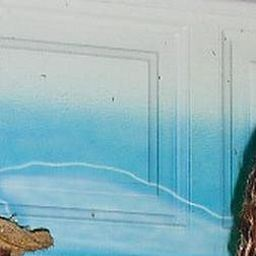
#> input picture training/test.jpg, 256 x 256 px
$ python validator.py   (Python 2 division)   (older library calls are emulated)
#> lines starting #> are read from the running program, lines starting #| are printed output that depends on the picture
from scipy import misc
from scipy.misc import toimage
import numpy as np
import collections
import csv

histogram = dict.fromkeys(range(8*8*256), 0)
histogram2 = {}

def blockshaped(arr):
    blocks = []
    x = np.array(arr)
    for i in range(0,256,32):
        for j in range(0,256,32):
            blocks.append(x[i:i+32, j:j+32])
    return blocks


arr = misc.imread('training/test.jpg', True)
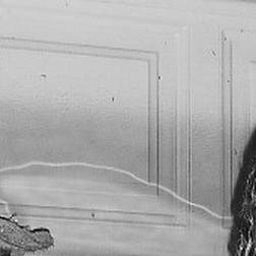
#> arr: shape (256, 256) float32; min 2.09, max 241.2, mean 171.9

for i in range(1,len(arr)-1):
    for j in range(1,len(arr[i])-1):
        a = []
        cell = arr[i][j]

        a.append(arr[i-1][j-1])
        a.append(arr[i-1][j])
        a.append(arr[i-1][j+1])
        a.append(arr[i][j-1])
        a.append(arr[i][j+1])
        a.append(arr[i+1][j-1])
        a.append(arr[i+1][j])
        a.append(arr[i+1][j+1])

        for item in range(len(a)):
            a[item] = ('1' if (a[item] >= cell) else '0')

        k = int(''.join(a), 2)
        arr[i][j] = k
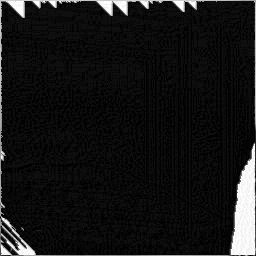
#> arr: shape (256, 256) float32; min 0, max 255, mean 21.7

blocks = blockshaped(arr)
#> after the loop in blockshaped, `for i in range(0,256,32):`: blocks = 64 items
#> blocks = 64 items

for block in range(64):
    for i in blocks[block]:
        for j in i:
            histogram[(block+1)*(j+1)] = 1

with open('output.csv') as pscfile:
#> (reads output.csv from the repository)
    reader = csv.reader(pscfile)
    next(reader)
#> (the run stopped early here; a loop or call above may not have finished)
